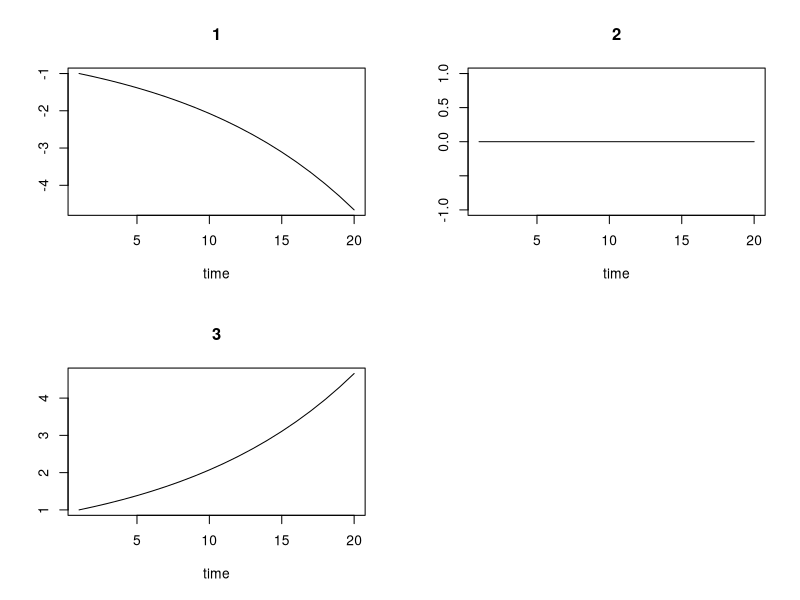
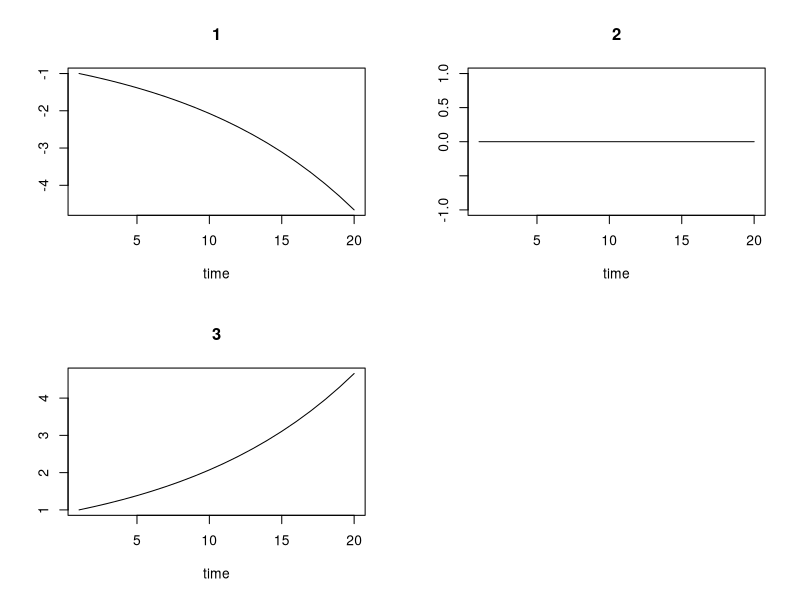

Here is the R script that generated these plots, in order:
require(deSolve)
set.seed(123)

func1 <- function(t,y,p) {
  cat("----------------\n")
  cat(t, "outer: ", timestep(TRUE), timestep(FALSE),"\n")
  ff <- function(t,y,p) {
    cat(t, "inner ", timestep(TRUE), timestep(FALSE), "\n")
    list(-0.1 * y)
   }
   oo <- ode(y = y,times=1:3, p=NULL, func=ff, method="euler")
   oo <- as.data.frame(oo)
   y2 <- unlist(oo[3, 2:4])
   list(0.1 * y2)
}
out <- rk(y=c(-1,0,1), times=1:20, p=NULL,func=func1, method="rk4")
plot(out)


out <- ode(y=c(-1,0,1), times=1:20, p=NULL,func=func1, hmax=1, method="daspk")
plot(out)
